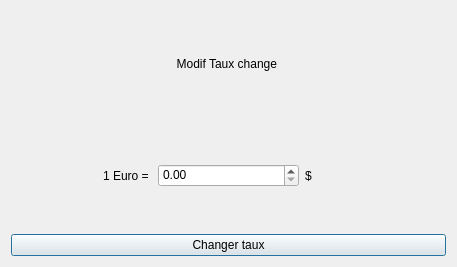
<?xml version="1.0" encoding="UTF-8"?>
<ui version="4.0">
 <class>Dialog</class>
 <widget class="QDialog" name="Dialog">
  <property name="geometry">
   <rect>
    <x>0</x>
    <y>0</y>
    <width>457</width>
    <height>267</height>
   </rect>
  </property>
  <property name="windowTitle">
   <string>Dialog</string>
  </property>
  <layout class="QGridLayout" name="gridLayout">
   <item row="6" column="0" colspan="2">
    <widget class="QPushButton" name="pushButton">
     <property name="text">
      <string>Changer taux</string>
     </property>
    </widget>
   </item>
   <item row="2" column="0" colspan="2">
    <layout class="QHBoxLayout" name="horizontalLayout">
     <item>
      <widget class="QLabel" name="label_2">
       <property name="text">
        <string>1 Euro = </string>
       </property>
       <property name="alignment">
        <set>Qt::AlignmentFlag::AlignRight|Qt::AlignmentFlag::AlignTrailing|Qt::AlignmentFlag::AlignVCenter</set>
       </property>
      </widget>
     </item>
     <item>
      <widget class="QDoubleSpinBox" name="doubleSpinBox">
       <property name="alignment">
        <set>Qt::AlignmentFlag::AlignLeading|Qt::AlignmentFlag::AlignLeft|Qt::AlignmentFlag::AlignTop</set>
       </property>
      </widget>
     </item>
     <item>
      <widget class="QLabel" name="label_4">
       <property name="text">
        <string>$</string>
       </property>
      </widget>
     </item>
    </layout>
   </item>
   <item row="1" column="0" colspan="2">
    <widget class="QLabel" name="label_3">
     <property name="layoutDirection">
      <enum>Qt::LayoutDirection::LeftToRight</enum>
     </property>
     <property name="text">
      <string>Modif Taux change </string>
     </property>
     <property name="alignment">
      <set>Qt::AlignmentFlag::AlignCenter</set>
     </property>
    </widget>
   </item>
  </layout>
 </widget>
 <resources/>
 <connections/>
</ui>
